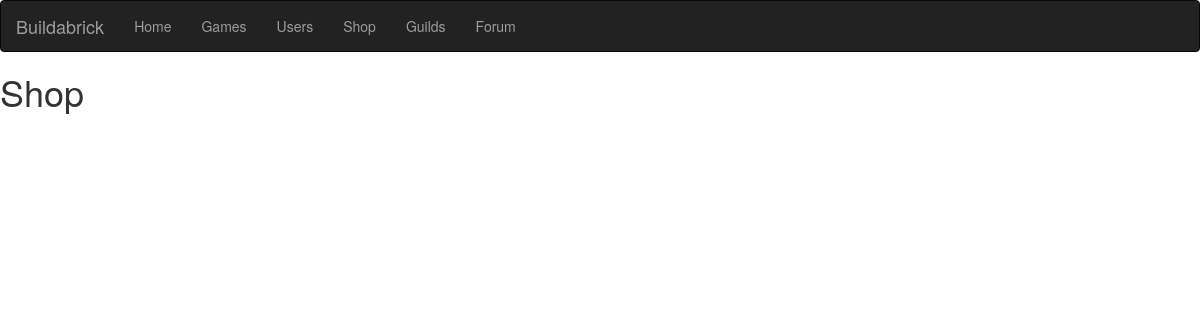
The page /shop on the database as committed earlier.
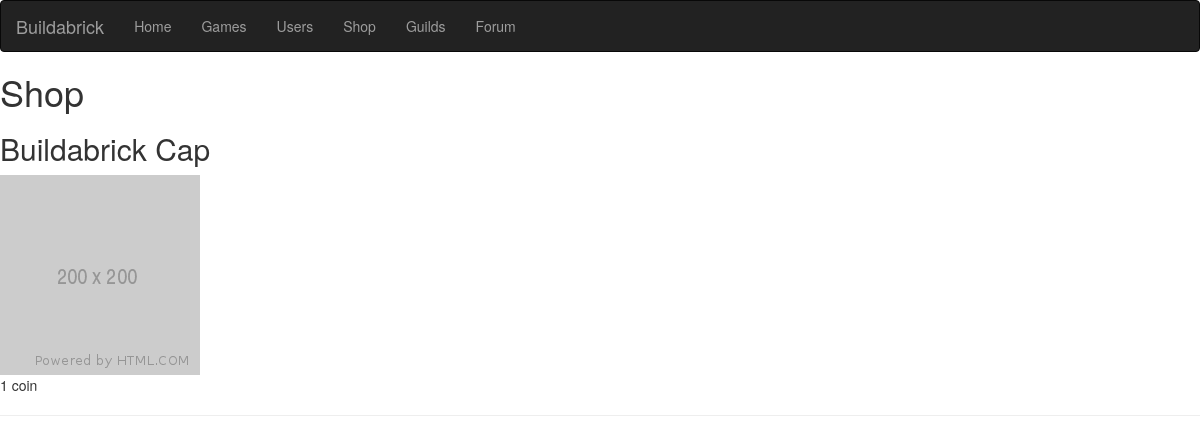
The same page on the database as committed later.
### website/models.py (models this page shows, shortened)
class Item(models.Model):
    name = models.CharField(max_length=20)
    image = models.CharField(max_length=100)
    description = models.TextField()
    price = models.CharField(max_length=100)

### website/views.py (the view)
# urls.py: path('shop', shop, name='shop'),
def shop(request):
    items = Item.objects.order_by('id')[0:10]
    context = {'items': items}
    return render(request, 'website/shop.html', context)

### website/templates/website/shop.html (shortened to what this page needs)
{% extends 'base.html' %}
{% load static %}
{% block content %}
<h1>Shop</h1>
{% for item in items %}
<h2>{{ item.name }}</h2>
<img src="/static/website/{{ item.image }}">
<p>{{ item.price }}</p>
<hr>
{% endfor %}
{% endblock %}

### website/templates/base.html (shortened to what this page needs)
<!DOCTYPE html>
<html>
    <head>
        <link rel="stylesheet" href="https://maxcdn.bootstrapcdn.com/bootstrap/3.4.1/css/bootstrap.min.css">
    </head>
    <body>
        <nav class="navbar navbar-inverse">
            <div class="container-fluid">
                <div class="navbar-header">
                    <a class="navbar-brand" href="/">Buildabrick</a>
                </div>
                <ul class="nav navbar-nav">
                    <li><a href="/">Home</a></li>
                    <li><a href="/games">Games</a></li>
                    <li><a href="/usersearch">Users</a></li>
                    <li><a href="/shop">Shop</a></li>
                    <li><a href="/guilds">Guilds</a></li>
                    <li><a href="/forum">Forum</a></li>
                </ul>
            </div>
        </nav>
        {% block content %}
        {% endblock %}
    </body>
</html>

Rows that differ between the two databases and show on the page:
added Item: name "Buildabrick Cap", image (placeholder picture), price "1 coin"
